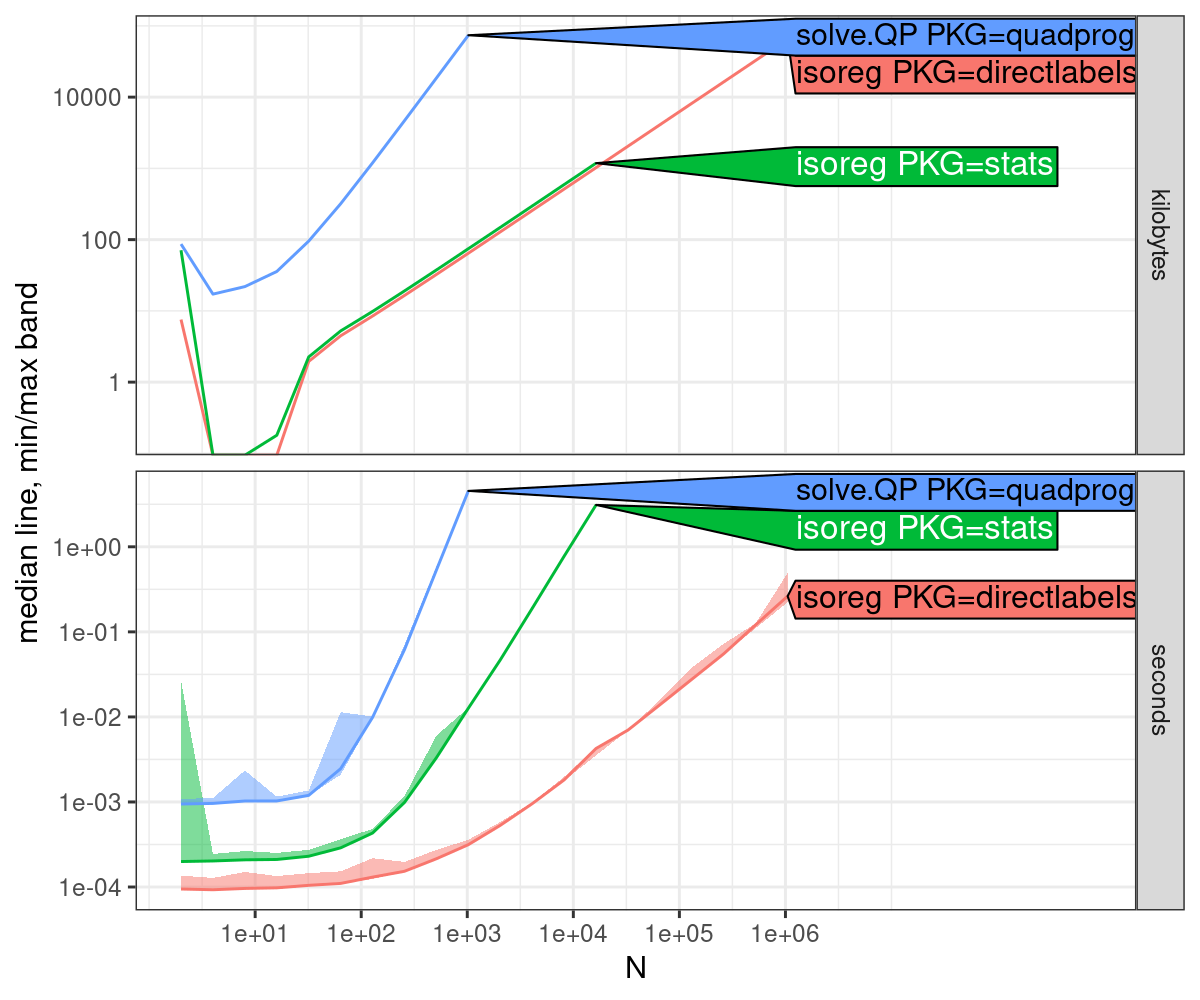

Write R code to recreate this figure.
library(data.table)
library(ggplot2)
atime::atime
ares <- readRDS("figure-isoreg-dp-atime-data.rds")

png("figure-isoreg-dp-atime.png", width=6, height=5, units="in", res=200)
plot(ares)
dev.off()

aref <- atime::references_best(ares)
png("figure-isoreg-dp-atime-ref.png", width=10, height=5, units="in", res=200)
plot(aref)
dev.off()

apred <- predict(aref, seconds=0.1, kilobytes=1000)
png("figure-isoreg-dp-atime-pred.png", width=9, height=5, units="in", res=200)
plot(apred)+geom_blank(aes(10,5), data=data.table(unit="seconds"))
dev.off()
